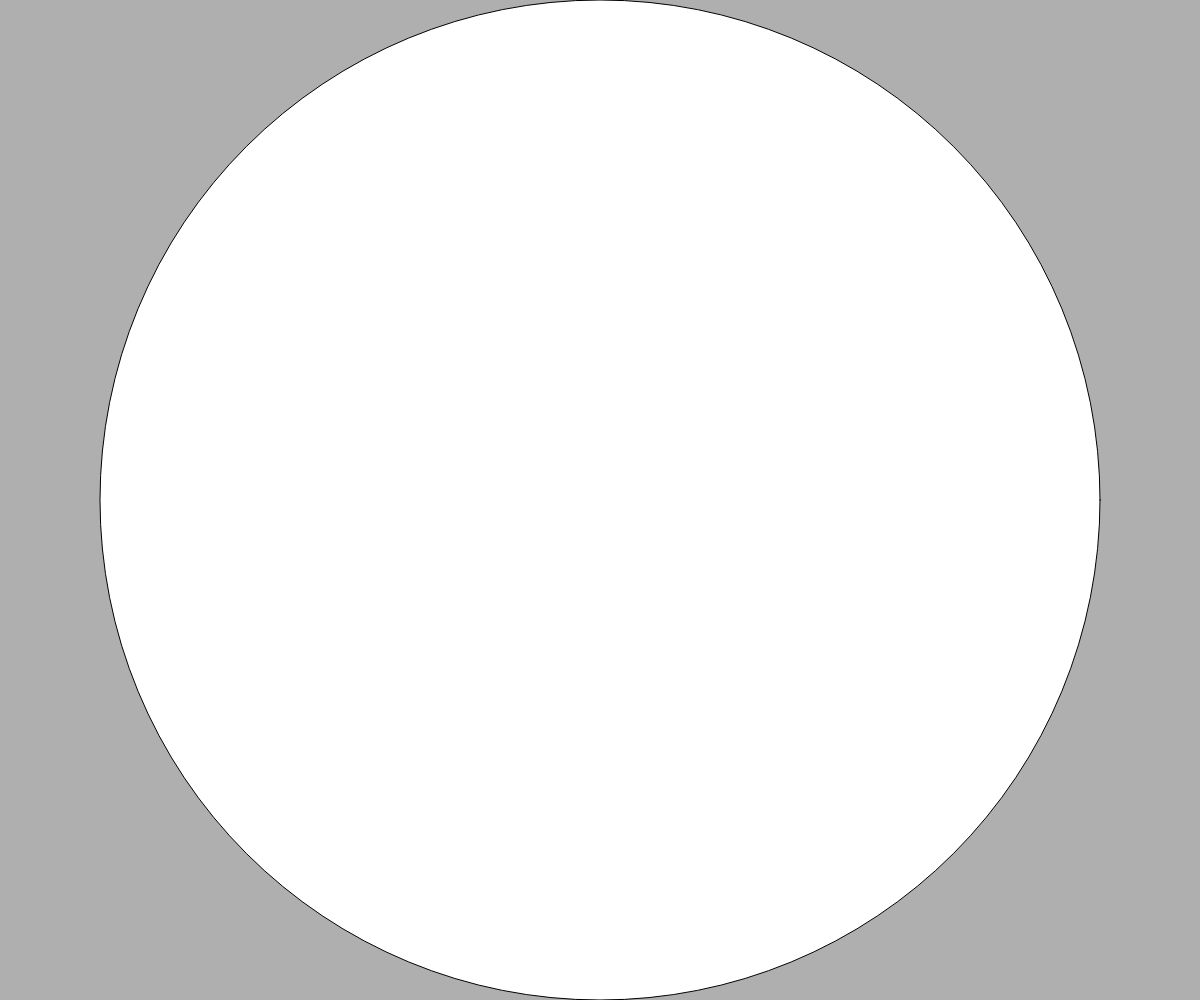
Frame 1 (no input)
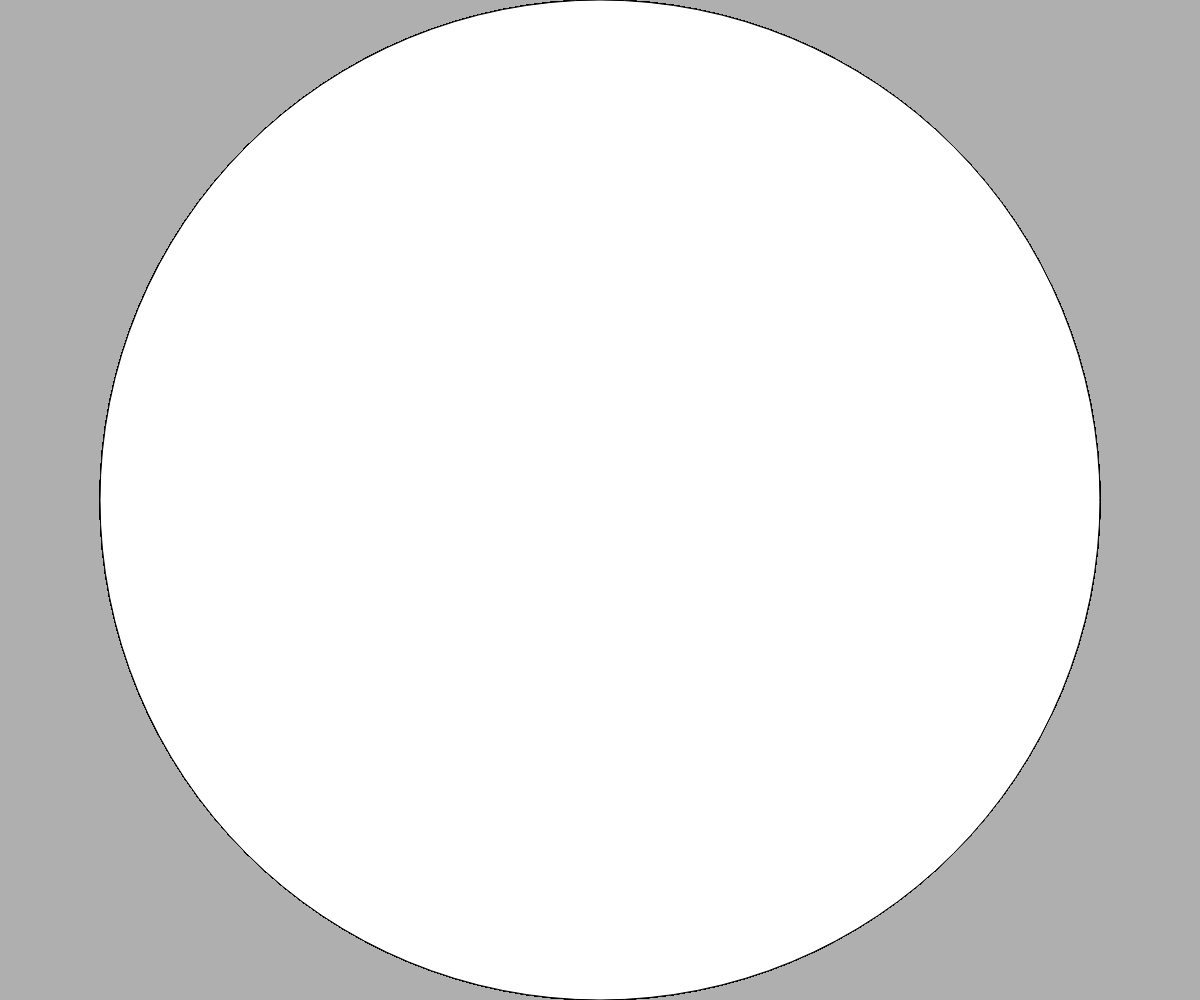
Frame 60 (no input)
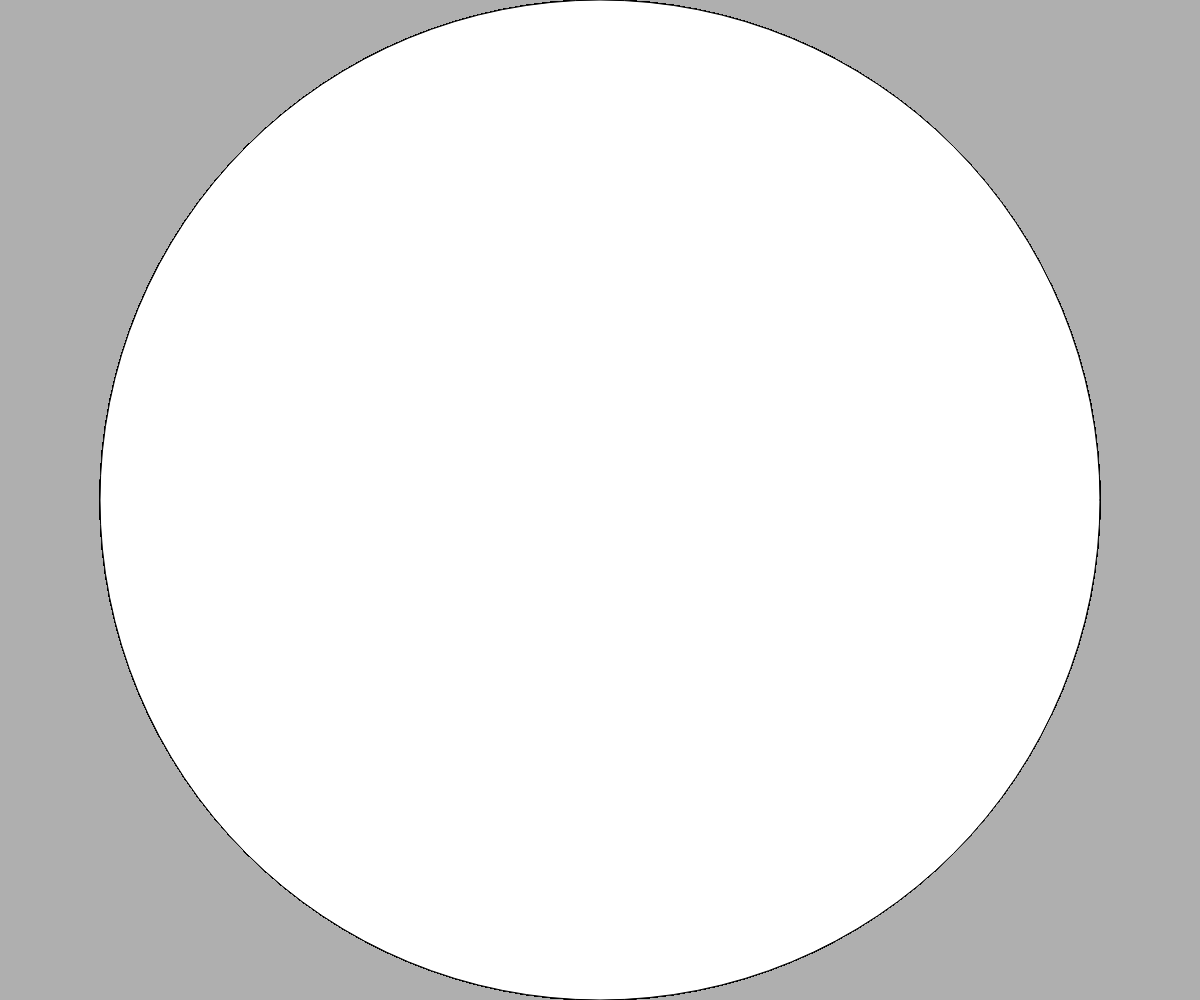
Frame 120 (the mouse pressed at the canvas centre since frame 60)

The p5.js sketch that drew these frames (run headless with seeded random() and noise() and a simulated clock; from frame 60 on, the mouse is pressed at the canvas centre):

// p5.js sketch
// ── sketch.js
var canvas;

// 5 using windowResized-event to resize window
function windowResized() {
  //console.log('resized');
  // 6 resizeCanvas
  resizeCanvas(windowWidth, windowHeight);
  // 7 background(175);
}

function setup() {
  // 1 create canvas
  canvas = createCanvas(windowWidth, windowHeight);
  // 2 position canvas using absolute positioning
  canvas.position(0, 0);
  // 3 use css z-index rule to put layer in background
  canvas.style("z-index", "-1");
  // 4 paint background
  background(175);
}

function draw() {
  ellipse(width / 2, height / 2, 1000);
}
